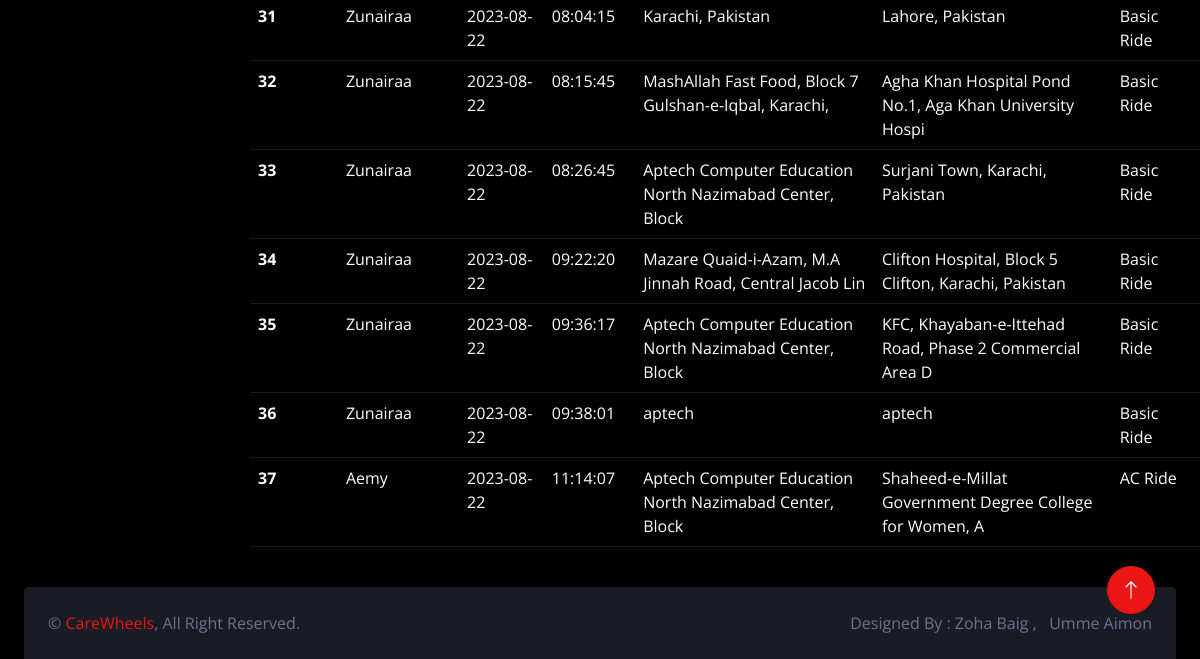
The page /admin/ridesbook_view.php (signed in, lower part) on the database as committed earlier.
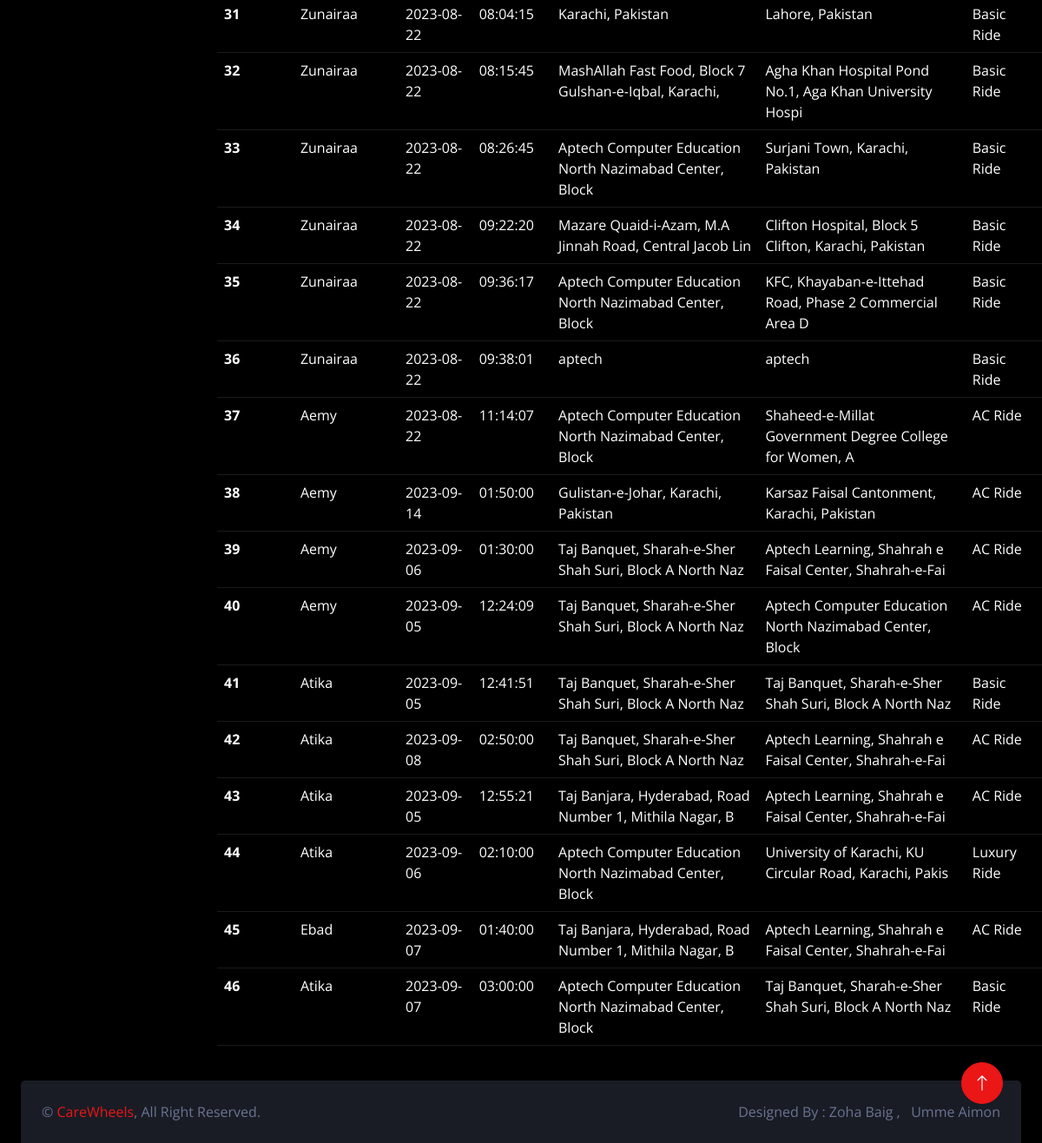
The same page on the database as committed later.
### tables this page shows
CREATE TABLE `booking` (
  `booking_id` int(11) NOT NULL,
  `pickup_date` date NOT NULL,
  `pickup_time` time NOT NULL,
  `pickup_location` varchar(55) NOT NULL,
  `dropoff_location` varchar(55) NOT NULL,
  `distance_km` int(11) DEFAULT NULL,
  `price` int(11) DEFAULT NULL,
  `c_id` int(11) DEFAULT NULL,
  `d_id` int(11) DEFAULT NULL,
  `service_id` int(11) DEFAULT NULL,
  `v_id` int(11) DEFAULT NULL,
  `status` varchar(55) DEFAULT NULL
);

CREATE TABLE `customers_info` (
  `c_id` int(11) NOT NULL,
  `c_firstname` varchar(55) NOT NULL,
  `c_lastname` varchar(55) NOT NULL,
  `c_phone` bigint(20) NOT NULL,
  `c_address` varchar(55) NOT NULL,
  `c_email` varchar(55) NOT NULL,
  `c_password` varchar(55) NOT NULL
);

CREATE TABLE `services` (
  `service_id` int(11) NOT NULL,
  `service_type` varchar(55) NOT NULL,
  `AC` varchar(55) NOT NULL,
  `priceperkm` int(11) NOT NULL
);

### admin/ridesbook_view.php (the view, shortened to what this page needs)
<!DOCTYPE html>
<?php
require("connect.php");
if($_SESSION["a_email"]){
?>
<html lang="en">
<head>
    <link href="https://cdnjs.cloudflare.com/ajax/libs/font-awesome/5.10.0/css/all.min.css" rel="stylesheet">
    <link href="https://cdn.jsdelivr.net/npm/bootstrap-icons@1.4.1/font/bootstrap-icons.css" rel="stylesheet">
    <link href="lib/owlcarousel/assets/owl.carousel.min.css" rel="stylesheet">
    <link href="lib/tempusdominus/css/tempusdominus-bootstrap-4.min.css" rel="stylesheet" />
    <link href="css/bootstrap.min.css" rel="stylesheet">
    <link href="css/style.css" rel="stylesheet">
</head>
<body>
<div class="page-wrapper">
<?php
include('sidebar.php');
?>
<table class="table table-dark table-hover">
  <tbody>
  <?php
  $bquery = "SELECT * FROM `booking` JOIN `customers_info` ON `booking`.`c_id` = `customers_info`.`c_id` JOIN `services` ON `booking`.`service_id`= `services`.`service_id`";
  $bresult = mysqli_query($conn,$bquery);
     while($row=mysqli_fetch_assoc($bresult))
     {
       ?>
    <tr>
      <th scope="row"><?php echo $row['booking_id'];?></th>
      <td><?php echo $row['c_firstname'];?></td>
      <td><?php echo $row['pickup_date'];?></td>
      <td><?php echo $row['pickup_time'];?></td>
      <td><?php echo $row['pickup_location'];?></td>
      <td><?php echo $row['dropoff_location'];?></td>
      <td><?php echo $row['service_type'];?></td>
    </tr>
    <?php
     }
       ?>
  </tbody>
</table>
</div>
       <a href="#" class="btn btn-lg btn-primary btn-lg-square back-to-top"><i class="bi bi-arrow-up"></i></a>
    <?php
include('footer.php');
?>
</body>
</html>
<?php
}
else{
    header("location:signin.php");
}
?>

Rows that differ between the two databases and show on the page:
added booking: booking_id "38", c.c_firstname "Aemy", pickup_date "2023-09-14", pickup_time "01:50:00", pickup_location "Gulistan-e-Johar, Karachi, Pakistan", dropoff_location "Karsaz Faisal Cantonment, Karachi, Pakistan", service.service_type "AC Ride"
added booking: booking_id "39", c.c_firstname "Aemy", pickup_date "2023-09-06", pickup_time "01:30:00", pickup_location "Taj Banquet, Sharah-e-Sher Shah Suri, Block A North Naz", dropoff_location "Aptech Learning, Shahrah e Faisal Center, Shahrah-e-Fai", service.service_type "AC Ride"
added booking: booking_id "40", c.c_firstname "Aemy", pickup_date "2023-09-05", pickup_time "12:24:09", pickup_location "Taj Banquet, Sharah-e-Sher Shah Suri, Block A North Naz", dropoff_location "Aptech Computer Education North Nazimabad Center, Block", service.service_type "AC Ride"
added booking: booking_id "41", c.c_firstname "Atika", pickup_date "2023-09-05", pickup_time "12:41:51", pickup_location "Taj Banquet, Sharah-e-Sher Shah Suri, Block A North Naz", dropoff_location "Taj Banquet, Sharah-e-Sher Shah Suri, Block A North Naz", service.service_type "Basic Ride"
added booking: booking_id "42", c.c_firstname "Atika", pickup_date "2023-09-08", pickup_time "02:50:00", pickup_location "Taj Banquet, Sharah-e-Sher Shah Suri, Block A North Naz", dropoff_location "Aptech Learning, Shahrah e Faisal Center, Shahrah-e-Fai", service.service_type "AC Ride"
added booking: booking_id "43", c.c_firstname "Atika", pickup_date "2023-09-05", pickup_time "12:55:21", pickup_location "Taj Banjara, Hyderabad, Road Number 1, Mithila Nagar, B", dropoff_location "Aptech Learning, Shahrah e Faisal Center, Shahrah-e-Fai", service.service_type "AC Ride"
added booking: booking_id "44", c.c_firstname "Atika", pickup_date "2023-09-06", pickup_time "02:10:00", pickup_location "Aptech Computer Education North Nazimabad Center, Block", dropoff_location "University of Karachi, KU Circular Road, Karachi, Pakis", service.service_type "Luxury Ride"
added booking: booking_id "45", c.c_firstname "Ebad", pickup_date "2023-09-07", pickup_time "01:40:00", pickup_location "Taj Banjara, Hyderabad, Road Number 1, Mithila Nagar, B", dropoff_location "Aptech Learning, Shahrah e Faisal Center, Shahrah-e-Fai", service.service_type "AC Ride"
added booking: booking_id "46", c.c_firstname "Atika", pickup_date "2023-09-07", pickup_time "03:00:00", pickup_location "Aptech Computer Education North Nazimabad Center, Block", dropoff_location "Taj Banquet, Sharah-e-Sher Shah Suri, Block A North Naz", service.service_type "Basic Ride"
